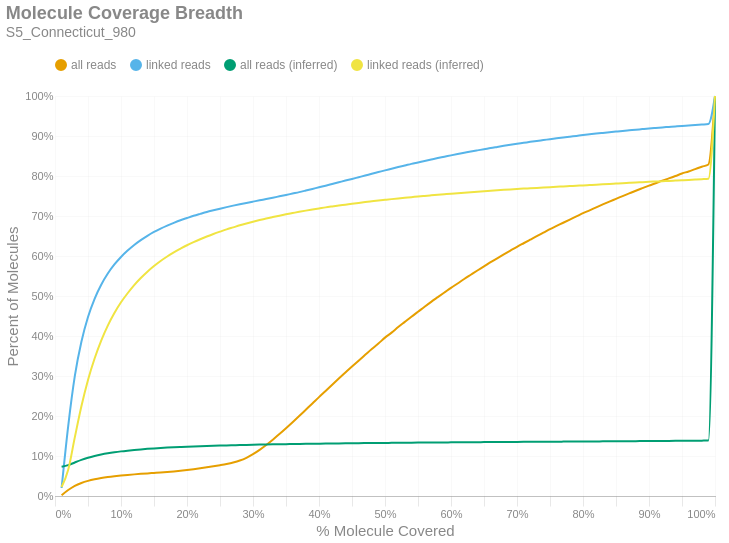

The notebook cell saved with this chart:
### Markdown cell above
### Molecule Read Coverage
This chart shows molecule coverage breadth as computed by the number of bases aligned to that molecule. In other words, "*how much of each unique long molecule is actually sequenced/aligned?*" Keep in mind there is a distinction between sequences and alignments, since some sequences belonging to a particular molecule may not align well and wouldn't appear in the alignment data. This chart also shows molecule coverage breadth as computed by the *inferred fragment* from which the aligned sequences originate. Unlike read coverage, this calculation takes into account the total insert size, including unsequenced gaps between the forward and reverse reads. Like the previous figures, these are cumulative percents.

### Code cell
if SKIPLR:
    print_html(f"Skipped")
else:
    binned_df = consolidated_hist(valids['coverage_bp'], mask, 0.01, True)
    binned_df_inf = consolidated_hist(valids['coverage_inserts'], mask, 0.01, True)
    binned_df = binned_df.with_columns(pl.lit(binned_df_inf['all reads (cumsum)']).alias('all reads (inferred)'))
    binned_df = binned_df.with_columns(pl.lit(binned_df_inf['linked reads (cumsum)']).alias('linked reads (inferred)'))
    binned_df = binned_df.with_columns(
        (pl.col('bin').cast(pl.Float64) + 0.01).alias('right_edge')
    )

    with SafeRender(binned_df):
        (
            density_plot(binned_df, 'Molecule Coverage Breadth', samplename, 'molcov', ['all reads (inferred)','linked reads (inferred)'])
            .encode(
                #x=alt.X('bin:Q', title="% Molecule Covered").axis(format = '%').scale(padding=0),
                x=alt.X('right_edge:Q', title="% Molecule Covered").axis(format='%').scale(padding=0),
                y=alt.Y('value:Q', title='Percent of Molecules')
                    .axis(format='%')
                    .stack(False)
                    .scale(domainMin=0, padding=0),
                color=alt.Color("key:N").scale(domain = ["all reads", "linked reads", "all reads (inferred)", "linked reads (inferred)"]),
                tooltip = [
                    alt.Tooltip("key:N", title = "Data Type"),
                    alt.Tooltip("range_label:N", title="% Molecule Covered"),
                    alt.Tooltip("value:Q", format = ".2%", title="% Molecules")
                ]
            )
        ).display()

### Figure 1 — Vega-Lite specification as saved in the notebook (floating-point values rounded to 4 significant figures)
{"width": "container", "height": 400, "config": {"title": {"anchor": "start", "dy": -15, "fontSize": 18, "color": "#888888", "subtitleColor": "#888888", "subtitleFontSize": 14}, "arc": {"fill": "#0072B2"}, "axis": {"domainColor": "#888888", "domainWidth": 0.5, "gridWidth": 0.2, "grid": false, "titleFontWeight": 400, "titleFontSize": 15, "labelFontSize": 11, "labelColor": "#888888", "tickColor": "#888888", "tickWidth": 0.2, "titleColor": "#888888"}, "axisBand": {"grid": false}, "axisX": {"grid": true, "tickSize": 10, "domainCap": "round"}, "axisY": {"domain": false, "grid": true, "tickSize": 0, "domainCap": "round"}, "background": "transparent", "header": {"labelFontSize": 15, "labelColor": "#888888", "titleFontSize": 15, "titleFontWeight": 600, "titleColor": "#888888"}, "legend": {"labelFont": "sans-serif", "labelFontSize": 12, "labelColor": "#888888", "symbolSize": 100, "symbolType": "circle", "titleFontSize": 12, "titlePadding": 10, "titleColor": "#888888", "title": null, "orient": "top"}, "range": {"category": ["#E69F00", "#56B4E9", "#009E73", "#F0E442", "#0072B2", "#D55E00", "#CC79A7", "#000000"], "diverging": ["#cfe8f3", "#a2d4ec", "#73bfe2", "#46abdb", "#1696d2", "#12719e"]}, "area": {"fill": "#0072B2", "fillOpacity": 0.7, "line": true, "strokeOpacity": 0.7}, "line": {"color": "#0072B2", "stroke": "#0072B2", "strokeWidth": 2}, "trail": {"color": "#0072B2", "stroke": "#0072B2", "strokeWidth": 0, "size": 1}, "point": {"filled": true, "fillOpacity": 1.0, "size": 95}, "text": {"color": "#888888", "fontSize": 11, "align": "right", "fontWeight": 400, "size": 11}, "bar": {"fill": "#0072B2", "stroke": null}, "view": {"stroke": null, "continuousWidth": 660, "continuousHeight": 400}}, "data": {"name": "data-c14c67e113c4337a0af562aebe343484"}, "mark": {"type": "line", "interpolate": "monotone", "point": {"opacity": 0, "size": 275}}, "encoding": {"color": {"field": "key", "scale": {"domain": ["all reads", "linked reads", "all reads (inferred)", "linked reads (inferred)"]}, "type": "nominal"}, "tooltip": [{"field": "key", "title": "Data Type", "type": "nominal"}, {"field": "range_label", "title": "% Molecule Covered", "type": "nominal"}, {"field": "value", "format": ".2%", "title": "% Molecules", "type": "quantitative"}], "x": {"axis": {"format": "%"}, "field": "right_edge", "scale": {"padding": 0}, "title": "% Molecule Covered", "type": "quantitative"}, "y": {"axis": {"format": "%"}, "field": "value", "scale": {"domainMin": 0, "padding": 0}, "stack": false, "title": "Percent of Molecules", "type": "quantitative"}}, "params": [{"name": "param_c36ac31b6afebe62", "select": {"type": "point", "fields": ["key"]}, "bind": "legend"}], "title": {"text": "Molecule Coverage Breadth", "subtitle": "S5_Connecticut_980"}, "transform": [{"fold": ["all reads (cumsum)", "linked reads (cumsum)", "all reads (inferred)", "linked reads (inferred)"]}, {"calculate": "replace(datum.key, ' (cumsum)', '')", "as": "key"}, {"filter": {"param": "param_c36ac31b6afebe62"}}], "usermeta": {"embedOptions": {"downloadFileName": "S5_Connecticut_980.molcov"}}, "$schema": "https://vega.github.io/schema/vega-lite/v6.1.0.json", "datasets": {"data-c14c67e113c4337a0af562aebe343484": [{"bin": "0.0", "interval": "0.0-0.01", "all reads": 0.001926, "linked reads": 0.01995, "all reads (cumsum)": 0.001926, "linked reads (cumsum)": 0.01995, "range_label": "0.0-0.01", "all reads (inferred)": 0.07329, "linked reads (inferred)": 0.02262, "right_edge": 0.01}, {"bin": "0.01", "interval": "0.01-0.02", "all reads": 0.01301, "linked reads": 0.1549, "all reads (cumsum)": 0.01493, "linked reads (cumsum)": 0.1749, "range_label": "0.01-0.02", "all reads (inferred)": 0.0771, "linked reads (inferred)": 0.06555, "right_edge": 0.02}, {"bin": "0.02", "interval": "0.02-0.03", "all reads": 0.0104, "linked reads": 0.1247, "all reads (cumsum)": 0.02533, "linked reads (cumsum)": 0.2996, "range_label": "0.02-0.03", "all reads (inferred)": 0.08385, "linked reads (inferred)": 0.1465, "right_edge": 0.03}, {"bin": "0.03", "interval": "0.03-0.04", "all reads": 0.007295, "linked reads": 0.08601, "all reads (cumsum)": 0.03263, "linked reads (cumsum)": 0.3856, "range_label": "0.03-0.04", "all reads (inferred)": 0.09025, "linked reads (inferred)": 0.2242, "right_edge": 0.04}, {"bin": "0.04", "interval": "0.04-0.05", "all reads": 0.005249, "linked reads": 0.0619, "all reads (cumsum)": 0.03788, "linked reads (cumsum)": 0.4475, "range_label": "0.04-0.05", "all reads (inferred)": 0.09567, "linked reads (inferred)": 0.2901, "right_edge": 0.05}, {"bin": "0.05", "interval": "0.05-0.06", "all reads": 0.003935, "linked reads": 0.04555, "all reads (cumsum)": 0.04181, "linked reads (cumsum)": 0.4931, "range_label": "0.05-0.06", "all reads (inferred)": 0.1001, "linked reads (inferred)": 0.3438, "right_edge": 0.06}, {"bin": "0.06", "interval": "0.06-0.07", "all reads": 0.003041, "linked reads": 0.0351, "all reads (cumsum)": 0.04485, "linked reads (cumsum)": 0.5282, "range_label": "0.06-0.07", "all reads (inferred)": 0.1037, "linked reads (inferred)": 0.3886, "right_edge": 0.07}, {"bin": "0.07", "interval": "0.07-0.08", "all reads": 0.002464, "linked reads": 0.02802, "all reads (cumsum)": 0.04732, "linked reads (cumsum)": 0.5562, "range_label": "0.07-0.08", "all reads (inferred)": 0.1068, "linked reads (inferred)": 0.4261, "right_edge": 0.08}, {"bin": "0.08", "interval": "0.08-0.09", "all reads": 0.00204, "linked reads": 0.02258, "all reads (cumsum)": 0.04936, "linked reads (cumsum)": 0.5788, "range_label": "0.08-0.09", "all reads (inferred)": 0.1094, "linked reads (inferred)": 0.4575, "right_edge": 0.09}, {"bin": "0.09", "interval": "0.09-0.1", "all reads": 0.001757, "linked reads": 0.0188, "all reads (cumsum)": 0.05111, "linked reads (cumsum)": 0.5976, "range_label": "0.09-0.1", "all reads (inferred)": 0.1116, "linked reads (inferred)": 0.4843, "right_edge": 0.1}, {"bin": "0.1", "interval": "0.1-0.11", "all reads": 0.001534, "linked reads": 0.01595, "all reads (cumsum)": 0.05265, "linked reads (cumsum)": 0.6135, "range_label": "0.1-0.11", "all reads (inferred)": 0.1134, "linked reads (inferred)": 0.5069, "right_edge": 0.11}, {"bin": "0.11", "interval": "0.11-0.12", "all reads": 0.001408, "linked reads": 0.01403, "all reads (cumsum)": 0.05406, "linked reads (cumsum)": 0.6276, "range_label": "0.11-0.12", "all reads (inferred)": 0.1151, "linked reads (inferred)": 0.5273, "right_edge": 0.12}, {"bin": "0.12", "interval": "0.12-0.13", "all reads": 0.001277, "linked reads": 0.01216, "all reads (cumsum)": 0.05533, "linked reads (cumsum)": 0.6397, "range_label": "0.12-0.13", "all reads (inferred)": 0.1165, "linked reads (inferred)": 0.545, "right_edge": 0.13}, {"bin": "0.13", "interval": "0.13-0.14", "all reads": 0.001195, "linked reads": 0.01078, "all reads (cumsum)": 0.05653, "linked reads (cumsum)": 0.6505, "range_label": "0.13-0.14", "all reads (inferred)": 0.1178, "linked reads (inferred)": 0.5608, "right_edge": 0.14}, {"bin": "0.14", "interval": "0.14-0.15", "all reads": 0.00115, "linked reads": 0.009623, "all reads (cumsum)": 0.05768, "linked reads (cumsum)": 0.6601, "range_label": "0.14-0.15", "all reads (inferred)": 0.119, "linked reads (inferred)": 0.5749, "right_edge": 0.15}, {"bin": "0.15", "interval": "0.15-0.16", "all reads": 0.001159, "linked reads": 0.00849, "all reads (cumsum)": 0.05884, "linked reads (cumsum)": 0.6686, "range_label": "0.15-0.16", "all reads (inferred)": 0.12, "linked reads (inferred)": 0.5876, "right_edge": 0.16}, {"bin": "0.16", "interval": "0.16-0.17", "all reads": 0.001263, "linked reads": 0.007497, "all reads (cumsum)": 0.0601, "linked reads (cumsum)": 0.6761, "range_label": "0.16-0.17", "all reads (inferred)": 0.1209, "linked reads (inferred)": 0.5987, "right_edge": 0.17}, {"bin": "0.17", "interval": "0.17-0.18", "all reads": 0.001415, "linked reads": 0.00686, "all reads (cumsum)": 0.06151, "linked reads (cumsum)": 0.683, "range_label": "0.17-0.18", "all reads (inferred)": 0.1218, "linked reads (inferred)": 0.6089, "right_edge": 0.18}, {"bin": "0.18", "interval": "0.18-0.19", "all reads": 0.001648, "linked reads": 0.006428, "all reads (cumsum)": 0.06316, "linked reads (cumsum)": 0.6894, "range_label": "0.18-0.19", "all reads (inferred)": 0.1225, "linked reads (inferred)": 0.6181, "right_edge": 0.19}, {"bin": "0.19", "interval": "0.19-0.2", "all reads": 0.001832, "linked reads": 0.005624, "all reads (cumsum)": 0.06499, "linked reads (cumsum)": 0.695, "range_label": "0.19-0.2", "all reads (inferred)": 0.1233, "linked reads (inferred)": 0.6269, "right_edge": 0.2}, {"bin": "0.2", "interval": "0.2-0.21", "all reads": 0.001987, "linked reads": 0.005462, "all reads (cumsum)": 0.06698, "linked reads (cumsum)": 0.7005, "range_label": "0.2-0.21", "all reads (inferred)": 0.1239, "linked reads (inferred)": 0.6346, "right_edge": 0.21}, {"bin": "0.21", "interval": "0.21-0.22", "all reads": 0.002197, "linked reads": 0.004924, "all reads (cumsum)": 0.06918, "linked reads (cumsum)": 0.7054, "range_label": "0.21-0.22", "all reads (inferred)": 0.1245, "linked reads (inferred)": 0.6419, "right_edge": 0.22}, {"bin": "0.22", "interval": "0.22-0.23", "all reads": 0.002439, "linked reads": 0.00477, "all reads (cumsum)": 0.07162, "linked reads (cumsum)": 0.7102, "range_label": "0.22-0.23", "all reads (inferred)": 0.1251, "linked reads (inferred)": 0.6487, "right_edge": 0.23}, {"bin": "0.23", "interval": "0.23-0.24", "all reads": 0.002595, "linked reads": 0.004191, "all reads (cumsum)": 0.07421, "linked reads (cumsum)": 0.7144, "range_label": "0.23-0.24", "all reads (inferred)": 0.1256, "linked reads (inferred)": 0.655, "right_edge": 0.24}, {"bin": "0.24", "interval": "0.24-0.25", "all reads": 0.002871, "linked reads": 0.003991, "all reads (cumsum)": 0.07708, "linked reads (cumsum)": 0.7183, "range_label": "0.24-0.25", "all reads (inferred)": 0.1261, "linked reads (inferred)": 0.6609, "right_edge": 0.25}, {"bin": "0.25", "interval": "0.25-0.26", "all reads": 0.003115, "linked reads": 0.00388, "all reads (cumsum)": 0.0802, "linked reads (cumsum)": 0.7222, "range_label": "0.25-0.26", "all reads (inferred)": 0.1265, "linked reads (inferred)": 0.6665, "right_edge": 0.26}, {"bin": "0.26", "interval": "0.26-0.27", "all reads": 0.003736, "linked reads": 0.003693, "all reads (cumsum)": 0.08393, "linked reads (cumsum)": 0.7259, "range_label": "0.26-0.27", "all reads (inferred)": 0.1269, "linked reads (inferred)": 0.6716, "right_edge": 0.27}, {"bin": "0.27", "interval": "0.27-0.28", "all reads": 0.004853, "linked reads": 0.003465, "all reads (cumsum)": 0.08879, "linked reads (cumsum)": 0.7294, "range_label": "0.27-0.28", "all reads (inferred)": 0.1274, "linked reads (inferred)": 0.6767, "right_edge": 0.28}, {"bin": "0.28", "interval": "0.28-0.29", "all reads": 0.006767, "linked reads": 0.00325, "all reads (cumsum)": 0.09555, "linked reads (cumsum)": 0.7326, "range_label": "0.28-0.29", "all reads (inferred)": 0.1278, "linked reads (inferred)": 0.6814, "right_edge": 0.29}, {"bin": "0.29", "interval": "0.29-0.3", "all reads": 0.008985, "linked reads": 0.003311, "all reads (cumsum)": 0.1045, "linked reads (cumsum)": 0.7359, "range_label": "0.29-0.3", "all reads (inferred)": 0.1281, "linked reads (inferred)": 0.6858, "right_edge": 0.3}, {"bin": "0.3", "interval": "0.3-0.31", "all reads": 0.01076, "linked reads": 0.003339, "all reads (cumsum)": 0.1153, "linked reads (cumsum)": 0.7393, "range_label": "0.3-0.31", "all reads (inferred)": 0.1285, "linked reads (inferred)": 0.6899, "right_edge": 0.31}, {"bin": "0.31", "interval": "0.31-0.32", "all reads": 0.0122, "linked reads": 0.003099, "all reads (cumsum)": 0.1275, "linked reads (cumsum)": 0.7424, "range_label": "0.31-0.32", "all reads (inferred)": 0.1288, "linked reads (inferred)": 0.6938, "right_edge": 0.32}, {"bin": "0.32", "interval": "0.32-0.33", "all reads": 0.01334, "linked reads": 0.003326, "all reads (cumsum)": 0.1408, "linked reads (cumsum)": 0.7457, "range_label": "0.32-0.33", "all reads (inferred)": 0.1291, "linked reads (inferred)": 0.6973, "right_edge": 0.33}, {"bin": "0.33", "interval": "0.33-0.34", "all reads": 0.01397, "linked reads": 0.003475, "all reads (cumsum)": 0.1548, "linked reads (cumsum)": 0.7492, "range_label": "0.33-0.34", "all reads (inferred)": 0.1294, "linked reads (inferred)": 0.7008, "right_edge": 0.34}, {"bin": "0.34", "interval": "0.34-0.35", "all reads": 0.01467, "linked reads": 0.003448, "all reads (cumsum)": 0.1695, "linked reads (cumsum)": 0.7526, "range_label": "0.34-0.35", "all reads (inferred)": 0.1296, "linked reads (inferred)": 0.7041, "right_edge": 0.35}, {"bin": "0.35", "interval": "0.35-0.36", "all reads": 0.01504, "linked reads": 0.003559, "all reads (cumsum)": 0.1845, "linked reads (cumsum)": 0.7562, "range_label": "0.35-0.36", "all reads (inferred)": 0.1299, "linked reads (inferred)": 0.7073, "right_edge": 0.36}, {"bin": "0.36", "interval": "0.36-0.37", "all reads": 0.01539, "linked reads": 0.003526, "all reads (cumsum)": 0.1999, "linked reads (cumsum)": 0.7597, "range_label": "0.36-0.37", "all reads (inferred)": 0.1302, "linked reads (inferred)": 0.7105, "right_edge": 0.37}, {"bin": "0.37", "interval": "0.37-0.38", "all reads": 0.01569, "linked reads": 0.003908, "all reads (cumsum)": 0.2156, "linked reads (cumsum)": 0.7636, "range_label": "0.37-0.38", "all reads (inferred)": 0.1304, "linked reads (inferred)": 0.7134, "right_edge": 0.38}, {"bin": "0.38", "interval": "0.38-0.39", "all reads": 0.01568, "linked reads": 0.004014, "all reads (cumsum)": 0.2313, "linked reads (cumsum)": 0.7676, "range_label": "0.38-0.39", "all reads (inferred)": 0.1306, "linked reads (inferred)": 0.7162, "right_edge": 0.39}, {"bin": "0.39", "interval": "0.39-0.4", "all reads": 0.01593, "linked reads": 0.004173, "all reads (cumsum)": 0.2472, "linked reads (cumsum)": 0.7718, "range_label": "0.39-0.4", "all reads (inferred)": 0.1309, "linked reads (inferred)": 0.7188, "right_edge": 0.4}, {"bin": "0.4", "interval": "0.4-0.41", "all reads": 0.01534, "linked reads": 0.003991, "all reads (cumsum)": 0.2625, "linked reads (cumsum)": 0.7758, "range_label": "0.4-0.41", "all reads (inferred)": 0.1311, "linked reads (inferred)": 0.7216, "right_edge": 0.41}, {"bin": "0.41", "interval": "0.41-0.42", "all reads": 0.01555, "linked reads": 0.004236, "all reads (cumsum)": 0.2781, "linked reads (cumsum)": 0.78, "range_label": "0.41-0.42", "all reads (inferred)": 0.1313, "linked reads (inferred)": 0.724, "right_edge": 0.42}, {"bin": "0.42", "interval": "0.42-0.43", "all reads": 0.01545, "linked reads": 0.004239, "all reads (cumsum)": 0.2935, "linked reads (cumsum)": 0.7843, "range_label": "0.42-0.43", "all reads (inferred)": 0.1315, "linked reads (inferred)": 0.7262, "right_edge": 0.43}, {"bin": "0.43", "interval": "0.43-0.44", "all reads": 0.01507, "linked reads": 0.004259, "all reads (cumsum)": 0.3086, "linked reads (cumsum)": 0.7885, "range_label": "0.43-0.44", "all reads (inferred)": 0.1317, "linked reads (inferred)": 0.7284, "right_edge": 0.44}, {"bin": "0.44", "interval": "0.44-0.45", "all reads": 0.01504, "linked reads": 0.004153, "all reads (cumsum)": 0.3236, "linked reads (cumsum)": 0.7927, "range_label": "0.44-0.45", "all reads (inferred)": 0.1319, "linked reads (inferred)": 0.7306, "right_edge": 0.45}, {"bin": "0.45", "interval": "0.45-0.46", "all reads": 0.01477, "linked reads": 0.004264, "all reads (cumsum)": 0.3384, "linked reads (cumsum)": 0.797, "range_label": "0.45-0.46", "all reads (inferred)": 0.1321, "linked reads (inferred)": 0.7327, "right_edge": 0.46}, {"bin": "0.46", "interval": "0.46-0.47", "all reads": 0.01453, "linked reads": 0.004249, "all reads (cumsum)": 0.3529, "linked reads (cumsum)": 0.8012, "range_label": "0.46-0.47", "all reads (inferred)": 0.1322, "linked reads (inferred)": 0.7348, "right_edge": 0.47}, {"bin": "0.47", "interval": "0.47-0.48", "all reads": 0.0145, "linked reads": 0.004401, "all reads (cumsum)": 0.3674, "linked reads (cumsum)": 0.8056, "range_label": "0.47-0.48", "all reads (inferred)": 0.1324, "linked reads (inferred)": 0.7367, "right_edge": 0.48}, {"bin": "0.48", "interval": "0.48-0.49", "all reads": 0.01361, "linked reads": 0.004198, "all reads (cumsum)": 0.3811, "linked reads (cumsum)": 0.8098, "range_label": "0.48-0.49", "all reads (inferred)": 0.1326, "linked reads (inferred)": 0.7386, "right_edge": 0.49}, {"bin": "0.49", "interval": "0.49-0.5", "all reads": 0.01488, "linked reads": 0.004256, "all reads (cumsum)": 0.3959, "linked reads (cumsum)": 0.8141, "range_label": "0.49-0.5", "all reads (inferred)": 0.1327, "linked reads (inferred)": 0.7404, "right_edge": 0.5}, {"bin": "0.5", "interval": "0.5-0.51", "all reads": 0.01256, "linked reads": 0.004074, "all reads (cumsum)": 0.4085, "linked reads (cumsum)": 0.8181, "range_label": "0.5-0.51", "all reads (inferred)": 0.1329, "linked reads (inferred)": 0.7422, "right_edge": 0.51}, {"bin": "0.51", "interval": "0.51-0.52", "all reads": 0.0138, "linked reads": 0.00416, "all reads (cumsum)": 0.4223, "linked reads (cumsum)": 0.8223, "range_label": "0.51-0.52", "all reads (inferred)": 0.133, "linked reads (inferred)": 0.7439, "right_edge": 0.52}, {"bin": "0.52", "interval": "0.52-0.53", "all reads": 0.01296, "linked reads": 0.003938, "all reads (cumsum)": 0.4353, "linked reads (cumsum)": 0.8262, "range_label": "0.52-0.53", "all reads (inferred)": 0.1332, "linked reads (inferred)": 0.7455, "right_edge": 0.53}, {"bin": "0.53", "interval": "0.53-0.54", "all reads": 0.01294, "linked reads": 0.004095, "all reads (cumsum)": 0.4482, "linked reads (cumsum)": 0.8303, "range_label": "0.53-0.54", "all reads (inferred)": 0.1333, "linked reads (inferred)": 0.7471, "right_edge": 0.54}, {"bin": "0.54", "interval": "0.54-0.55", "all reads": 0.01242, "linked reads": 0.003617, "all reads (cumsum)": 0.4606, "linked reads (cumsum)": 0.8339, "range_label": "0.54-0.55", "all reads (inferred)": 0.1335, "linked reads (inferred)": 0.7488, "right_edge": 0.55}, {"bin": "0.55", "interval": "0.55-0.56", "all reads": 0.0126, "linked reads": 0.00367, "all reads (cumsum)": 0.4732, "linked reads (cumsum)": 0.8376, "range_label": "0.55-0.56", "all reads (inferred)": 0.1336, "linked reads (inferred)": 0.7503, "right_edge": 0.56}, {"bin": "0.56", "interval": "0.56-0.57", "all reads": 0.01214, "linked reads": 0.003599, "all reads (cumsum)": 0.4853, "linked reads (cumsum)": 0.8412, "range_label": "0.56-0.57", "all reads (inferred)": 0.1337, "linked reads (inferred)": 0.7517, "right_edge": 0.57}, {"bin": "0.57", "interval": "0.57-0.58", "all reads": 0.01171, "linked reads": 0.003546, "all reads (cumsum)": 0.4971, "linked reads (cumsum)": 0.8448, "range_label": "0.57-0.58", "all reads (inferred)": 0.1339, "linked reads (inferred)": 0.7531, "right_edge": 0.58}, {"bin": "0.58", "interval": "0.58-0.59", "all reads": 0.01169, "linked reads": 0.003347, "all reads (cumsum)": 0.5088, "linked reads (cumsum)": 0.8481, "range_label": "0.58-0.59", "all reads (inferred)": 0.134, "linked reads (inferred)": 0.7544, "right_edge": 0.59}, {"bin": "0.59", "interval": "0.59-0.6", "all reads": 0.01166, "linked reads": 0.003448, "all reads (cumsum)": 0.5204, "linked reads (cumsum)": 0.8516, "range_label": "0.59-0.6", "all reads (inferred)": 0.1341, "linked reads (inferred)": 0.7558, "right_edge": 0.6}, {"bin": "0.6", "interval": "0.6-0.61", "all reads": 0.01091, "linked reads": 0.003311, "all reads (cumsum)": 0.5313, "linked reads (cumsum)": 0.8549, "range_label": "0.6-0.61", "all reads (inferred)": 0.1342, "linked reads (inferred)": 0.7571, "right_edge": 0.61}, {"bin": "0.61", "interval": "0.61-0.62", "all reads": 0.01113, "linked reads": 0.003137, "all reads (cumsum)": 0.5425, "linked reads (cumsum)": 0.858, "range_label": "0.61-0.62", "all reads (inferred)": 0.1343, "linked reads (inferred)": 0.7584, "right_edge": 0.62}, {"bin": "0.62", "interval": "0.62-0.63", "all reads": 0.01068, "linked reads": 0.003165, "all reads (cumsum)": 0.5531, "linked reads (cumsum)": 0.8612, "range_label": "0.62-0.63", "all reads (inferred)": 0.1345, "linked reads (inferred)": 0.7596, "right_edge": 0.63}, {"bin": "0.63", "interval": "0.63-0.64", "all reads": 0.01061, "linked reads": 0.002929, "all reads (cumsum)": 0.5637, "linked reads (cumsum)": 0.8641, "range_label": "0.63-0.64", "all reads (inferred)": 0.1346, "linked reads (inferred)": 0.7608, "right_edge": 0.64}, {"bin": "0.64", "interval": "0.64-0.65", "all reads": 0.01025, "linked reads": 0.002841, "all reads (cumsum)": 0.574, "linked reads (cumsum)": 0.8669, "range_label": "0.64-0.65", "all reads (inferred)": 0.1347, "linked reads (inferred)": 0.762, "right_edge": 0.65}, {"bin": "0.65", "interval": "0.65-0.66", "all reads": 0.01052, "linked reads": 0.003053, "all reads (cumsum)": 0.5845, "linked reads (cumsum)": 0.87, "range_label": "0.65-0.66", "all reads (inferred)": 0.1348, "linked reads (inferred)": 0.7631, "right_edge": 0.66}, {"bin": "0.66", "interval": "0.66-0.67", "all reads": 0.009713, "linked reads": 0.002699, "all reads (cumsum)": 0.5942, "linked reads (cumsum)": 0.8727, "range_label": "0.66-0.67", "all reads (inferred)": 0.1349, "linked reads (inferred)": 0.7643, "right_edge": 0.67}, {"bin": "0.67", "interval": "0.67-0.68", "all reads": 0.009695, "linked reads": 0.002664, "all reads (cumsum)": 0.6039, "linked reads (cumsum)": 0.8754, "range_label": "0.67-0.68", "all reads (inferred)": 0.135, "linked reads (inferred)": 0.7654, "right_edge": 0.68}, {"bin": "0.68", "interval": "0.68-0.69", "all reads": 0.009443, "linked reads": 0.002606, "all reads (cumsum)": 0.6134, "linked reads (cumsum)": 0.878, "range_label": "0.68-0.69", "all reads (inferred)": 0.1351, "linked reads (inferred)": 0.7665, "right_edge": 0.69}, {"bin": "0.69", "interval": "0.69-0.7", "all reads": 0.009504, "linked reads": 0.002533, "all reads (cumsum)": 0.6229, "linked reads (cumsum)": 0.8805, "range_label": "0.69-0.7", "all reads (inferred)": 0.1352, "linked reads (inferred)": 0.7674, "right_edge": 0.7}, {"bin": "0.7", "interval": "0.7-0.71", "all reads": 0.009019, "linked reads": 0.002399, "all reads (cumsum)": 0.6319, "linked reads (cumsum)": 0.8829, "range_label": "0.7-0.71", "all reads (inferred)": 0.1353, "linked reads (inferred)": 0.7685, "right_edge": 0.71}, {"bin": "0.71", "interval": "0.71-0.72", "all reads": 0.008945, "linked reads": 0.002459, "all reads (cumsum)": 0.6408, "linked reads (cumsum)": 0.8854, "range_label": "0.71-0.72", "all reads (inferred)": 0.1354, "linked reads (inferred)": 0.7693, "right_edge": 0.72}, {"bin": "0.72", "interval": "0.72-0.73", "all reads": 0.008922, "linked reads": 0.002348, "all reads (cumsum)": 0.6498, "linked reads (cumsum)": 0.8877, "range_label": "0.72-0.73", "all reads (inferred)": 0.1355, "linked reads (inferred)": 0.7703, "right_edge": 0.73}, {"bin": "0.73", "interval": "0.73-0.74", "all reads": 0.008474, "linked reads": 0.002148, "all reads (cumsum)": 0.6582, "linked reads (cumsum)": 0.8898, "range_label": "0.73-0.74", "all reads (inferred)": 0.1356, "linked reads (inferred)": 0.7713, "right_edge": 0.74}, {"bin": "0.74", "interval": "0.74-0.75", "all reads": 0.008862, "linked reads": 0.002204, "all reads (cumsum)": 0.6671, "linked reads (cumsum)": 0.8921, "range_label": "0.74-0.75", "all reads (inferred)": 0.1357, "linked reads (inferred)": 0.7722, "right_edge": 0.75}, {"bin": "0.75", "interval": "0.75-0.76", "all reads": 0.007996, "linked reads": 0.002143, "all reads (cumsum)": 0.6751, "linked reads (cumsum)": 0.8942, "range_label": "0.75-0.76", "all reads (inferred)": 0.1358, "linked reads (inferred)": 0.773, "right_edge": 0.76}, {"bin": "0.76", "interval": "0.76-0.77", "all reads": 0.008085, "linked reads": 0.002068, "all reads (cumsum)": 0.6832, "linked reads (cumsum)": 0.8963, "range_label": "0.76-0.77", "all reads (inferred)": 0.1359, "linked reads (inferred)": 0.7739, "right_edge": 0.77}, {"bin": "0.77", "interval": "0.77-0.78", "all reads": 0.00795, "linked reads": 0.002007, "all reads (cumsum)": 0.6911, "linked reads (cumsum)": 0.8983, "range_label": "0.77-0.78", "all reads (inferred)": 0.136, "linked reads (inferred)": 0.7748, "right_edge": 0.78}, {"bin": "0.78", "interval": "0.78-0.79", "all reads": 0.007819, "linked reads": 0.001979, "all reads (cumsum)": 0.6989, "linked reads (cumsum)": 0.9002, "range_label": "0.78-0.79", "all reads (inferred)": 0.1361, "linked reads (inferred)": 0.7757, "right_edge": 0.79}, {"bin": "0.79", "interval": "0.79-0.8", "all reads": 0.008065, "linked reads": 0.002017, "all reads (cumsum)": 0.707, "linked reads (cumsum)": 0.9023, "range_label": "0.79-0.8", "all reads (inferred)": 0.1363, "linked reads (inferred)": 0.7765, "right_edge": 0.8}, {"bin": "0.8", "interval": "0.8-0.81", "all reads": 0.007265, "linked reads": 0.001875, "all reads (cumsum)": 0.7143, "linked reads (cumsum)": 0.9041, "range_label": "0.8-0.81", "all reads (inferred)": 0.1364, "linked reads (inferred)": 0.7774, "right_edge": 0.81}, {"bin": "0.81", "interval": "0.81-0.82", "all reads": 0.007344, "linked reads": 0.001868, "all reads (cumsum)": 0.7216, "linked reads (cumsum)": 0.906, "range_label": "0.81-0.82", "all reads (inferred)": 0.1365, "linked reads (inferred)": 0.7783, "right_edge": 0.82}, {"bin": "0.82", "interval": "0.82-0.83", "all reads": 0.00731, "linked reads": 0.001734, "all reads (cumsum)": 0.7289, "linked reads (cumsum)": 0.9077, "range_label": "0.82-0.83", "all reads (inferred)": 0.1366, "linked reads (inferred)": 0.7793, "right_edge": 0.83}, {"bin": "0.83", "interval": "0.83-0.84", "all reads": 0.007122, "linked reads": 0.001693, "all reads (cumsum)": 0.736, "linked reads (cumsum)": 0.9094, "range_label": "0.83-0.84", "all reads (inferred)": 0.1367, "linked reads (inferred)": 0.7802, "right_edge": 0.84}, {"bin": "0.84", "interval": "0.84-0.85", "all reads": 0.006851, "linked reads": 0.001651, "all reads (cumsum)": 0.7429, "linked reads (cumsum)": 0.9111, "range_label": "0.84-0.85", "all reads (inferred)": 0.1368, "linked reads (inferred)": 0.7811, "right_edge": 0.85}, {"bin": "0.85", "interval": "0.85-0.86", "all reads": 0.006931, "linked reads": 0.001625, "all reads (cumsum)": 0.7498, "linked reads (cumsum)": 0.9127, "range_label": "0.85-0.86", "all reads (inferred)": 0.1369, "linked reads (inferred)": 0.7819, "right_edge": 0.86}, {"bin": "0.86", "interval": "0.86-0.87", "all reads": 0.00669, "linked reads": 0.001506, "all reads (cumsum)": 0.7565, "linked reads (cumsum)": 0.9142, "range_label": "0.86-0.87", "all reads (inferred)": 0.137, "linked reads (inferred)": 0.7829, "right_edge": 0.87}, {"bin": "0.87", "interval": "0.87-0.88", "all reads": 0.006648, "linked reads": 0.001491, "all reads (cumsum)": 0.7632, "linked reads (cumsum)": 0.9157, "range_label": "0.87-0.88", "all reads (inferred)": 0.1371, "linked reads (inferred)": 0.7838, "right_edge": 0.88}, {"bin": "0.88", "interval": "0.88-0.89", "all reads": 0.006434, "linked reads": 0.001534, "all reads (cumsum)": 0.7696, "linked reads (cumsum)": 0.9172, "range_label": "0.88-0.89", "all reads (inferred)": 0.1372, "linked reads (inferred)": 0.7846, "right_edge": 0.89}, {"bin": "0.89", "interval": "0.89-0.9", "all reads": 0.006386, "linked reads": 0.001499, "all reads (cumsum)": 0.776, "linked reads (cumsum)": 0.9187, "range_label": "0.89-0.9", "all reads (inferred)": 0.1374, "linked reads (inferred)": 0.7854, "right_edge": 0.9}, {"bin": "0.9", "interval": "0.9-0.91", "all reads": 0.005909, "linked reads": 0.00136, "all reads (cumsum)": 0.7819, "linked reads (cumsum)": 0.9201, "range_label": "0.9-0.91", "all reads (inferred)": 0.1375, "linked reads (inferred)": 0.7862, "right_edge": 0.91}, {"bin": "0.91", "interval": "0.91-0.92", "all reads": 0.006525, "linked reads": 0.001327, "all reads (cumsum)": 0.7884, "linked reads (cumsum)": 0.9214, "range_label": "0.91-0.92", "all reads (inferred)": 0.1376, "linked reads (inferred)": 0.7871, "right_edge": 0.92}, {"bin": "0.92", "interval": "0.92-0.93", "all reads": 0.005559, "linked reads": 0.001294, "all reads (cumsum)": 0.794, "linked reads (cumsum)": 0.9227, "range_label": "0.92-0.93", "all reads (inferred)": 0.1377, "linked reads (inferred)": 0.7877, "right_edge": 0.93}, {"bin": "0.93", "interval": "0.93-0.94", "all reads": 0.005915, "linked reads": 0.001302, "all reads (cumsum)": 0.7999, "linked reads (cumsum)": 0.924, "range_label": "0.93-0.94", "all reads (inferred)": 0.1378, "linked reads (inferred)": 0.7885, "right_edge": 0.94}, {"bin": "0.94", "interval": "0.94-0.95", "all reads": 0.006342, "linked reads": 0.001261, "all reads (cumsum)": 0.8062, "linked reads (cumsum)": 0.9253, "range_label": "0.94-0.95", "all reads (inferred)": 0.138, "linked reads (inferred)": 0.7893, "right_edge": 0.95}, {"bin": "0.95", "interval": "0.95-0.96", "all reads": 0.0051, "linked reads": 0.001092, "all reads (cumsum)": 0.8113, "linked reads (cumsum)": 0.9264, "range_label": "0.95-0.96", "all reads (inferred)": 0.1381, "linked reads (inferred)": 0.7901, "right_edge": 0.96}, {"bin": "0.96", "interval": "0.96-0.97", "all reads": 0.005934, "linked reads": 0.001201, "all reads (cumsum)": 0.8173, "linked reads (cumsum)": 0.9276, "range_label": "0.96-0.97", "all reads (inferred)": 0.1383, "linked reads (inferred)": 0.791, "right_edge": 0.97}, {"bin": "0.97", "interval": "0.97-0.98", "all reads": 0.00594, "linked reads": 0.001064, "all reads (cumsum)": 0.8232, "linked reads (cumsum)": 0.9286, "range_label": "0.97-0.98", "all reads (inferred)": 0.1384, "linked reads (inferred)": 0.7919, "right_edge": 0.98}, {"bin": "0.98", "interval": "0.98-0.99", "all reads": 0.005648, "linked reads": 0.001158, "all reads (cumsum)": 0.8289, "linked reads (cumsum)": 0.9298, "range_label": "0.98-0.99", "all reads (inferred)": 0.1386, "linked reads (inferred)": 0.7931, "right_edge": 0.99}, {"bin": "0.99", "interval": "0.99-1.0", "all reads": 0.1711, "linked reads": 0.0702, "all reads (cumsum)": 1.0, "linked reads (cumsum)": 1.0, "range_label": "0.99-1.0", "all reads (inferred)": 1.0, "linked reads (inferred)": 1.0, "right_edge": 1.0}]}}
